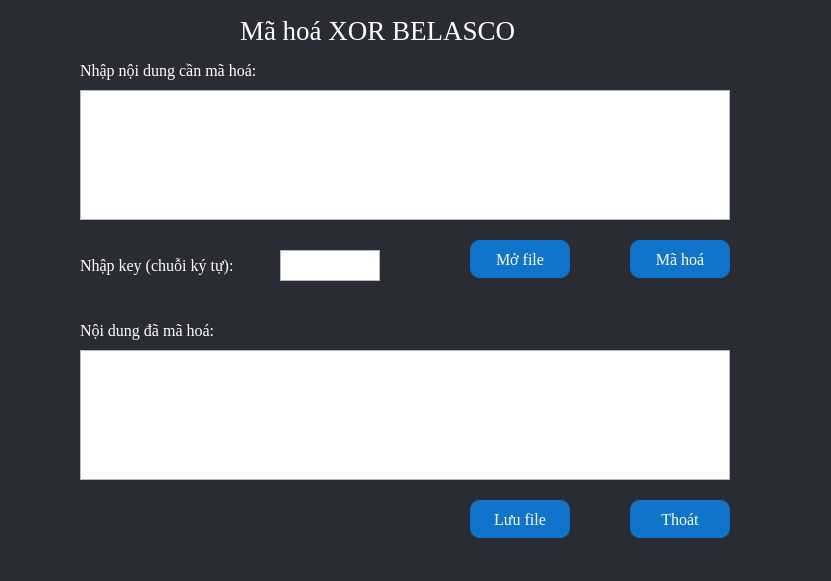
<?xml version="1.0" encoding="UTF-8"?>
<ui version="4.0">
 <class>Form</class>
 <widget class="QWidget" name="Form">
  <property name="geometry">
   <rect>
    <x>0</x>
    <y>0</y>
    <width>831</width>
    <height>581</height>
   </rect>
  </property>
  <property name="windowTitle">
   <string>Form</string>
  </property>
  <property name="styleSheet">
   <string notr="true">#Form{
background-color: #292C35;
color: rgb(255, 255, 255);
}
#btnMaHoa{
	background-color: #1074CA;
	color: rgb(255, 255, 255);
	border-radius: 10px;
}
#btnOpenFile{
	background-color: #1074CA;
	color: rgb(255, 255, 255);
	border-radius: 10px;
}
#btnSaveFile{
	background-color: #1074CA;
	color: rgb(255, 255, 255);
	border-radius: 10px;

}
#btnClose{
	background-color: #1074CA;
	color: rgb(255, 255, 255);
	border-radius: 10px;

}</string>
  </property>
  <widget class="QTextEdit" name="txtCiphertext">
   <property name="geometry">
    <rect>
     <x>80</x>
     <y>350</y>
     <width>650</width>
     <height>130</height>
    </rect>
   </property>
   <property name="font">
    <font>
     <family>Times New Roman</family>
     <pointsize>12</pointsize>
    </font>
   </property>
   <property name="styleSheet">
    <string notr="true">color: rgb(255, 255, 255);
font: 12pt &quot;Times New Roman&quot;;</string>
   </property>
  </widget>
  <widget class="QLabel" name="label_2">
   <property name="geometry">
    <rect>
     <x>80</x>
     <y>60</y>
     <width>221</width>
     <height>21</height>
    </rect>
   </property>
   <property name="font">
    <font>
     <family>Times New Roman</family>
     <pointsize>12</pointsize>
    </font>
   </property>
   <property name="styleSheet">
    <string notr="true">color: rgb(255, 255, 255);</string>
   </property>
   <property name="text">
    <string>Nhập nội dung cần mã hoá:</string>
   </property>
  </widget>
  <widget class="QTextEdit" name="txtKey">
   <property name="geometry">
    <rect>
     <x>280</x>
     <y>250</y>
     <width>100</width>
     <height>31</height>
    </rect>
   </property>
   <property name="font">
    <font>
     <family>Times New Roman</family>
     <pointsize>12</pointsize>
    </font>
   </property>
   <property name="styleSheet">
    <string notr="true">color: rgb(255, 255, 255);
font: 12pt &quot;Times New Roman&quot;;</string>
   </property>
  </widget>
  <widget class="QLabel" name="label_3">
   <property name="geometry">
    <rect>
     <x>80</x>
     <y>250</y>
     <width>191</width>
     <height>31</height>
    </rect>
   </property>
   <property name="font">
    <font>
     <family>Times New Roman</family>
     <pointsize>12</pointsize>
    </font>
   </property>
   <property name="styleSheet">
    <string notr="true">color: rgb(255, 255, 255);</string>
   </property>
   <property name="text">
    <string>Nhập key (chuỗi ký tự):</string>
   </property>
  </widget>
  <widget class="QLabel" name="label">
   <property name="geometry">
    <rect>
     <x>240</x>
     <y>0</y>
     <width>341</width>
     <height>61</height>
    </rect>
   </property>
   <property name="font">
    <font>
     <family>Times New Roman</family>
     <pointsize>20</pointsize>
     <weight>50</weight>
     <italic>false</italic>
     <bold>false</bold>
    </font>
   </property>
   <property name="styleSheet">
    <string notr="true">color: rgb(255, 255, 255);</string>
   </property>
   <property name="text">
    <string>Mã hoá XOR BELASCO</string>
   </property>
  </widget>
  <widget class="QPushButton" name="btnOpenFile">
   <property name="geometry">
    <rect>
     <x>470</x>
     <y>240</y>
     <width>100</width>
     <height>38</height>
    </rect>
   </property>
   <property name="font">
    <font>
     <family>Times New Roman</family>
     <pointsize>12</pointsize>
    </font>
   </property>
   <property name="text">
    <string>Mở file</string>
   </property>
   <property name="icon">
    <iconset>
     <normaloff>../icon/mo.png</normaloff>../icon/mo.png</iconset>
   </property>
  </widget>
  <widget class="QTextEdit" name="txtPlaintext">
   <property name="geometry">
    <rect>
     <x>80</x>
     <y>90</y>
     <width>650</width>
     <height>130</height>
    </rect>
   </property>
   <property name="styleSheet">
    <string notr="true">color: rgb(255, 255, 255);
font: 12pt &quot;Times New Roman&quot;;</string>
   </property>
  </widget>
  <widget class="QPushButton" name="btnSaveFile">
   <property name="geometry">
    <rect>
     <x>470</x>
     <y>500</y>
     <width>100</width>
     <height>38</height>
    </rect>
   </property>
   <property name="font">
    <font>
     <family>Times New Roman</family>
     <pointsize>12</pointsize>
    </font>
   </property>
   <property name="text">
    <string>Lưu file</string>
   </property>
   <property name="icon">
    <iconset>
     <normaloff>../icon/luufile.png</normaloff>../icon/luufile.png</iconset>
   </property>
   <property name="iconSize">
    <size>
     <width>16</width>
     <height>16</height>
    </size>
   </property>
   <property name="checkable">
    <bool>false</bool>
   </property>
  </widget>
  <widget class="QPushButton" name="btnMaHoa">
   <property name="geometry">
    <rect>
     <x>630</x>
     <y>240</y>
     <width>100</width>
     <height>38</height>
    </rect>
   </property>
   <property name="font">
    <font>
     <family>Times New Roman</family>
     <pointsize>12</pointsize>
    </font>
   </property>
   <property name="text">
    <string>Mã hoá</string>
   </property>
   <property name="icon">
    <iconset>
     <normaloff>../icon/mh.png</normaloff>../icon/mh.png</iconset>
   </property>
  </widget>
  <widget class="QLabel" name="label_4">
   <property name="geometry">
    <rect>
     <x>80</x>
     <y>320</y>
     <width>181</width>
     <height>21</height>
    </rect>
   </property>
   <property name="font">
    <font>
     <family>Times New Roman</family>
     <pointsize>12</pointsize>
    </font>
   </property>
   <property name="styleSheet">
    <string notr="true">color: rgb(255, 255, 255);</string>
   </property>
   <property name="text">
    <string>Nội dung đã mã hoá:</string>
   </property>
  </widget>
  <widget class="QPushButton" name="btnClose">
   <property name="geometry">
    <rect>
     <x>630</x>
     <y>500</y>
     <width>100</width>
     <height>38</height>
    </rect>
   </property>
   <property name="font">
    <font>
     <family>Times New Roman</family>
     <pointsize>12</pointsize>
    </font>
   </property>
   <property name="text">
    <string>Thoát</string>
   </property>
   <property name="icon">
    <iconset>
     <normaloff>../icon/thoat.png</normaloff>../icon/thoat.png</iconset>
   </property>
   <property name="iconSize">
    <size>
     <width>20</width>
     <height>20</height>
    </size>
   </property>
   <property name="checkable">
    <bool>false</bool>
   </property>
  </widget>
 </widget>
 <resources/>
 <connections/>
</ui>
